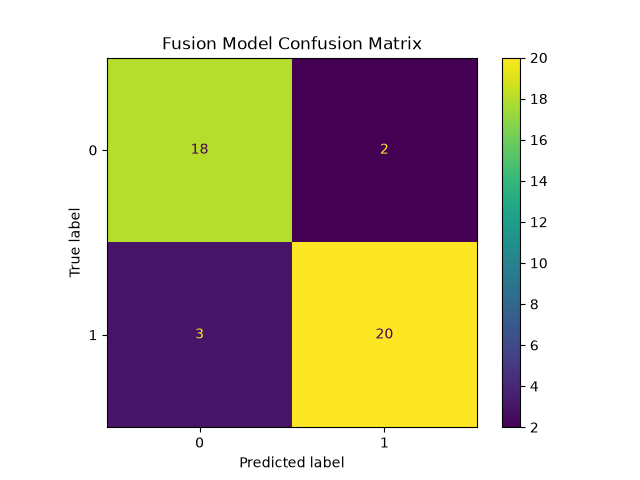

Write Python code to recreate this figure.
import matplotlib.pyplot as plt
from sklearn.metrics import ConfusionMatrixDisplay
import numpy as np

cm = np.array([
    [18, 2],
    [3, 20]
])

disp = ConfusionMatrixDisplay(confusion_matrix=cm)

disp.plot()

plt.title("Fusion Model Confusion Matrix")

plt.savefig("outputs/confusion_matrix.png")

plt.show()
